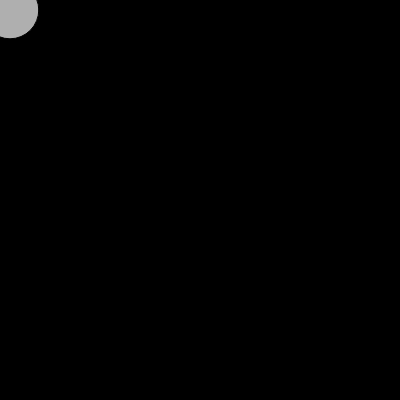
Frame 1 (no input)
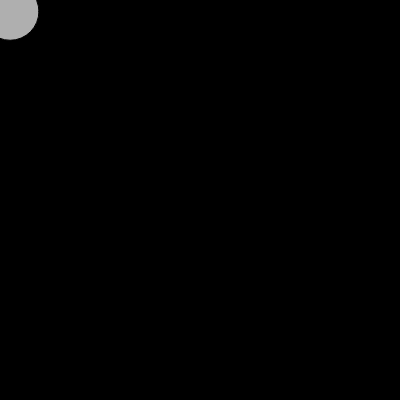
Frame 60 (no input)
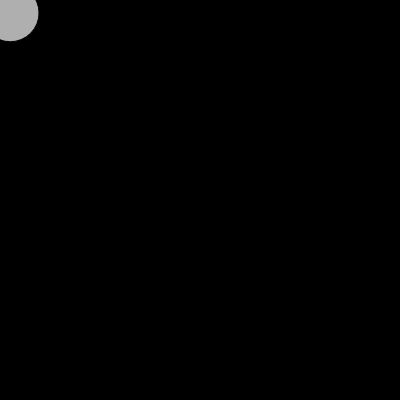
Frame 120 (the mouse pressed at the canvas centre since frame 60)

The p5.js sketch that drew these frames (run headless with seeded random() and noise() and a simulated clock; from frame 60 on, the mouse is pressed at the canvas centre):

// p5.js sketch
// ── sketch.js


class Mover {
    constructor(mass,x,y) {
        this.mass = mass
        this.loc = createVector(x,y)
        this.vel = createVector(0,0)
        this.acc = createVector(0,0)

    }

    applyForce(force) {
        let f = p5.Vector.div(force,this.mass)
        this.acc.add(f)
    }

    update() {
        this.vel.add(this.acc)
        this.loc.add(this.vel)
        this.acc.mult(0)

    }

    display() {
        stroke(0)
        fill(175)
        ellipse(this.loc.x,this.loc.y,this.mass*16,this.mass*16)
    }

    checkEdges() {
        if(this.loc.x > width) {
            this.loc.x = width
            this.vel.x *= -1
        } else if (this.loc.x < 0) {
            this.vel.x *= -1
            this.x = 0
        }

        if(this.loc.y > height) {
            this.vel.y *= -1
            this.loc.y = height
        } else if (this.loc.y < 0) {
            this.vel.y *= 1
            this.vel.y = 0
        }
    }

    pushEdges() {
        let pushBack 
        if(this.loc.x > width){
            pushBack = createVector(-50,0)
            this.loc.x = width
            this.applyForce(pushBack)
            
            console.log("pushback -x")
        } else if (this.loc.x < 0) {
            pushBack = createVector(50,0)
            this.loc.x = 0
            this.applyForce(pushBack)
            
            console.log("pushback x")
        }

        if(this.loc.y > height) {
            pushBack = createVector(0,-50)
            this.loc.y = height
            this.applyForce(pushBack)
            
            console.log("pushback y")
        } else if (this.loc.y < 0){
            pushBack = createVector(0,50)
            this.loc.y = 0
            this.applyForce(pushBack)
            
            console.log("pushback -y")
        }
    }

}

var mover = []
var mass = []

function setup() {
    createCanvas(400,400)
    for(let i =0; i <1; ++i){
        mass[i] = random(0.1,5)
        mover[i] = new Mover(mass[i],10,10)
        
    }


}
function draw() {
    background(0)

    let wind = createVector(0.01,0)
    let gravity = createVector(0,0.1)
    
    for(let i = 0 ; i< 1 ; ++i){
        //let gravity = createVector(0,0.1 * mass[i])
        //mover[i].pushEdges()

        let cof = 0.01
        let friction = mover[i].vel
        friction.mult(-1)
        friction.normalize();
        friction.mult(cof);

        mover[i].update()
        mover[i].display()
        mover[i].applyForce(friction)
        mover[i].applyForce(gravity)
        mover[i].applyForce(wind)
        mover[i].checkEdges()
        

    }
}
